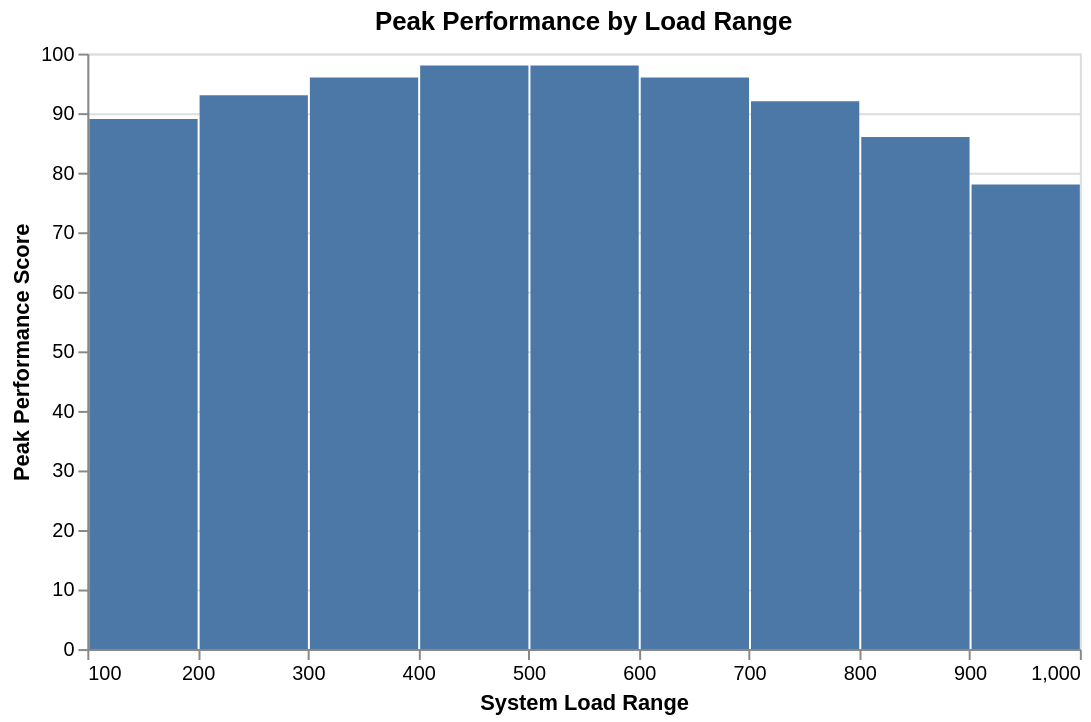

Write the Vega-Lite specification saved for this chart.
### Vega-Lite specification from a JSON file in a GitHub repository (floating-point values rounded to 4 significant figures)
{"$schema": "https://vega.github.io/schema/vega-lite/v6.json", "description": "Histogram showing maximum values per bin to identify peak performance in each range", "title": "Peak Performance by Load Range", "width": 500, "height": 300, "data": {"values": [{"load": 100, "performance": 85}, {"load": 150, "performance": 88}, {"load": 200, "performance": 90}, {"load": 250, "performance": 92}, {"load": 300, "performance": 94}, {"load": 350, "performance": 95}, {"load": 400, "performance": 96}, {"load": 450, "performance": 97}, {"load": 500, "performance": 98}, {"load": 550, "performance": 97}, {"load": 600, "performance": 96}, {"load": 650, "performance": 94}, {"load": 700, "performance": 92}, {"load": 750, "performance": 89}, {"load": 800, "performance": 86}, {"load": 850, "performance": 82}, {"load": 900, "performance": 78}, {"load": 950, "performance": 74}, {"load": 120, "performance": 86}, {"load": 180, "performance": 89}, {"load": 220, "performance": 91}, {"load": 280, "performance": 93}, {"load": 320, "performance": 94}, {"load": 380, "performance": 96}, {"load": 420, "performance": 97}, {"load": 480, "performance": 98}, {"load": 520, "performance": 97}, {"load": 580, "performance": 96}, {"load": 620, "performance": 95}, {"load": 680, "performance": 93}, {"load": 720, "performance": 90}, {"load": 780, "performance": 87}, {"load": 820, "performance": 84}, {"load": 880, "performance": 80}, {"load": 920, "performance": 76}, {"load": 980, "performance": 72}]}, "mark": "bar", "encoding": {"x": {"field": "load", "type": "quantitative", "bin": {"maxbins": 12}, "axis": {"title": "System Load Range"}}, "y": {"field": "performance", "aggregate": "max", "type": "quantitative", "axis": {"title": "Peak Performance Score"}}}}
